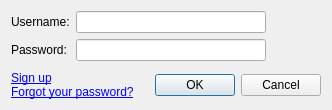
<ui version="4.0" >
 <class>LoginWidget</class>
 <widget class="QWidget" name="LoginWidget" >
  <property name="geometry" >
   <rect>
    <x>0</x>
    <y>0</y>
    <width>332</width>
    <height>110</height>
   </rect>
  </property>
  <property name="sizePolicy" >
   <sizepolicy vsizetype="MinimumExpanding" hsizetype="Preferred" >
    <horstretch>0</horstretch>
    <verstretch>0</verstretch>
   </sizepolicy>
  </property>
  <property name="windowTitle" >
   <string>Log in to Last.fm</string>
  </property>
  <layout class="QVBoxLayout" >
   <item>
    <layout class="QHBoxLayout" >
     <item>
      <layout class="QGridLayout" >
       <item row="0" column="0" >
        <widget class="QLabel" name="label_2" >
         <property name="sizePolicy" >
          <sizepolicy vsizetype="Fixed" hsizetype="Maximum" >
           <horstretch>0</horstretch>
           <verstretch>0</verstretch>
          </sizepolicy>
         </property>
         <property name="text" >
          <string>Username:</string>
         </property>
        </widget>
       </item>
       <item row="1" column="0" >
        <widget class="QLabel" name="label_3" >
         <property name="sizePolicy" >
          <sizepolicy vsizetype="Fixed" hsizetype="Maximum" >
           <horstretch>0</horstretch>
           <verstretch>0</verstretch>
          </sizepolicy>
         </property>
         <property name="text" >
          <string>Password:</string>
         </property>
         <property name="buddy" >
          <cstring>password</cstring>
         </property>
        </widget>
       </item>
       <item row="1" column="1" >
        <widget class="QLineEdit" name="password" >
         <property name="sizePolicy" >
          <sizepolicy vsizetype="Fixed" hsizetype="Maximum" >
           <horstretch>0</horstretch>
           <verstretch>0</verstretch>
          </sizepolicy>
         </property>
         <property name="minimumSize" >
          <size>
           <width>190</width>
           <height>0</height>
          </size>
         </property>
         <property name="maximumSize" >
          <size>
           <width>200</width>
           <height>16777215</height>
          </size>
         </property>
         <property name="echoMode" >
          <enum>QLineEdit::Password</enum>
         </property>
        </widget>
       </item>
       <item row="0" column="1" >
        <widget class="QLineEdit" name="username" />
       </item>
      </layout>
     </item>
     <item>
      <spacer>
       <property name="orientation" >
        <enum>Qt::Horizontal</enum>
       </property>
       <property name="sizeHint" >
        <size>
         <width>20</width>
         <height>40</height>
        </size>
       </property>
      </spacer>
     </item>
     <item>
      <widget class="QLabel" name="spinner" >
       <property name="text" >
        <string/>
       </property>
      </widget>
     </item>
    </layout>
   </item>
   <item>
    <spacer>
     <property name="orientation" >
      <enum>Qt::Vertical</enum>
     </property>
     <property name="sizeType" >
      <enum>QSizePolicy::Expanding</enum>
     </property>
     <property name="sizeHint" >
      <size>
       <width>20</width>
       <height>30</height>
      </size>
     </property>
    </spacer>
   </item>
   <item>
    <layout class="QHBoxLayout" >
     <item>
      <widget class="QLabel" name="label" >
       <property name="text" >
        <string>&lt;a href='http://last.fm/join/'>Sign up&lt;/a>&lt;br>&lt;a href='http://last.fm/settings/lostpassword/'>Forgot your password?&lt;/a></string>
       </property>
      </widget>
     </item>
     <item>
      <widget class="QDialogButtonBox" name="buttonBox" >
       <property name="standardButtons" >
        <set>QDialogButtonBox::Cancel|QDialogButtonBox::NoButton|QDialogButtonBox::Ok</set>
       </property>
      </widget>
     </item>
    </layout>
   </item>
  </layout>
 </widget>
 <tabstops>
  <tabstop>password</tabstop>
 </tabstops>
 <resources>
  <include location="../../../common/qrc/common.qrc" />
 </resources>
 <connections/>
</ui>
